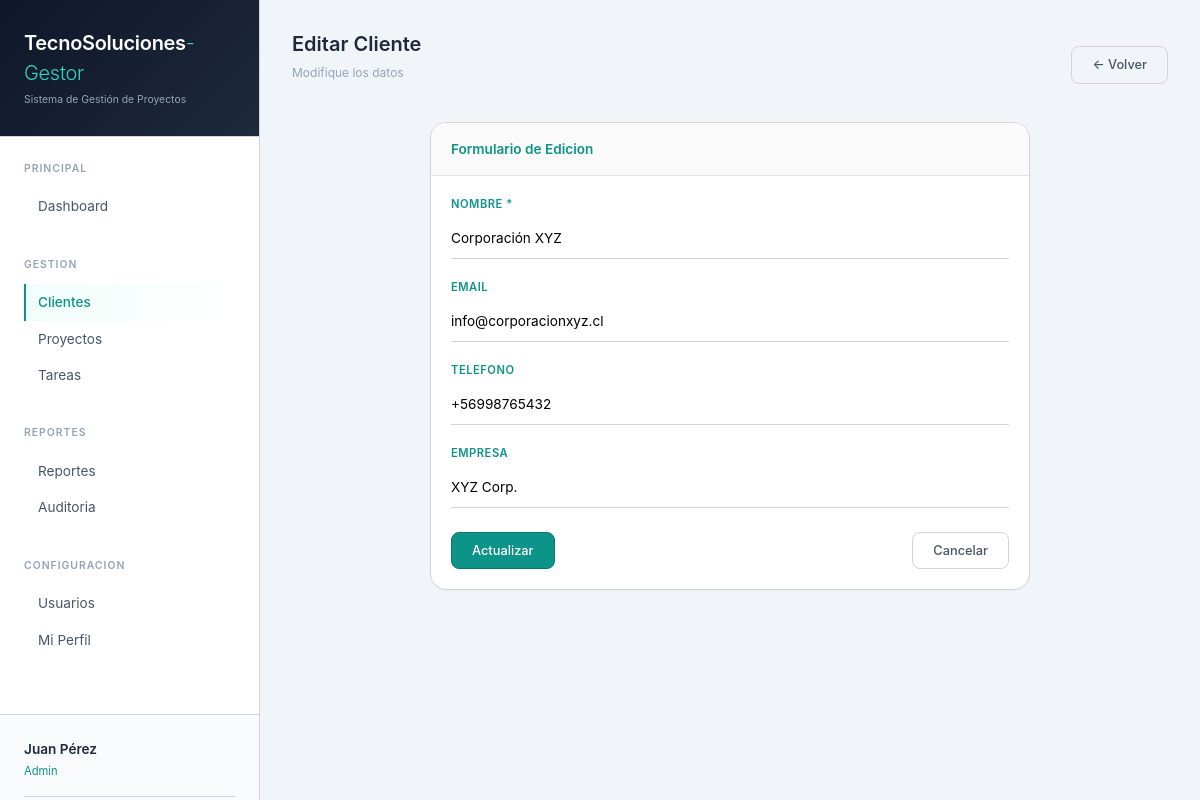
/public/index.php?action=clientes&sub=editar&id=2 (signed in), run on the app's committed database.
### tables this page shows
CREATE TABLE IF NOT EXISTS clientes (
    id INT AUTO_INCREMENT PRIMARY KEY,
    nombre VARCHAR(100) NOT NULL,
    email VARCHAR(100) NULL,
    telefono VARCHAR(20) NULL,
    empresa VARCHAR(100) NULL,
    created_at TIMESTAMP DEFAULT CURRENT_TIMESTAMP,
    INDEX idx_nombre (nombre)
);

### controllers/ClienteController.php (called while the page is built, shortened)
<?php
class ClienteController {
    private $conn;
    public function __construct($db) {
        $this->conn = $db;
    }
    public function editar() {
        $id = isset($_GET['id']) ? (int)$_GET['id'] : 0;
        $clienteModel = new Cliente($this->conn);
        $cliente = $clienteModel->obtenerPorId($id);
        include_once __DIR__ . '/../views/clientes/editar.php';
    }
}
?>

### models/Cliente.php (called while the page is built, shortened)
<?php
class Cliente {
    private $conn;
    private $table = 'clientes';
    public function __construct($db) {
        $this->conn = $db;
    }
    public function obtenerPorId($id) {
        $query = "SELECT * FROM " . $this->table . " WHERE id = :id";
        $stmt = $this->conn->prepare($query);
        $stmt->bindParam(':id', $id);
        $stmt->execute();
        return $stmt->fetch();
    }
}
?>

### views/clientes/editar.php (the view, shortened to what this page needs)
<?php
include_once __DIR__ . '/../layouts/header.php';
?>
<div class="flex-between mb-4">
    <div>
        <h2 style="font-size: 1.25rem; font-weight: 600;">Editar Cliente</h2>
        <p style="font-size: 0.75rem; color: #94a3b8;">Modifique los datos</p>
    </div>
    <a href="index.php?action=clientes" class="btn btn-outline">← Volver</a>
</div>
<div class="card" style="max-width: 600px; margin: 0 auto;">
    <div class="card-header">Formulario de Edicion</div>
    <div class="card-body">
        <form method="POST">
            <div class="form-group">
                <label>Nombre *</label>
                <input type="text" name="nombre" value="<?php echo isset($cliente['nombre']) ? htmlspecialchars($cliente['nombre']) : ''; ?>" required>
            </div>
            <div class="form-group">
                <label>Email</label>
                <input type="email" name="email" value="<?php echo isset($cliente['email']) ? htmlspecialchars($cliente['email']) : ''; ?>">
            </div>
            <div class="form-group">
                <label>Telefono</label>
                <input type="tel" name="telefono" value="<?php echo isset($cliente['telefono']) ? htmlspecialchars($cliente['telefono']) : ''; ?>" placeholder="Ej: 912345678">
            </div>
            <div class="form-group">
                <label>Empresa</label>
                <input type="text" name="empresa" value="<?php echo isset($cliente['empresa']) ? htmlspecialchars($cliente['empresa']) : ''; ?>">
            </div>
            <div class="flex-between" style="margin-top: 1.5rem;">
                <button type="submit" class="btn btn-primary">Actualizar</button>
                <a href="index.php?action=clientes" class="btn btn-outline">Cancelar</a>
            </div>
        </form>
    </div>
</div>
<?php include_once __DIR__ . '/../layouts/footer.php'; ?>

### views/layouts/header.php (style rules this page uses)
* { margin: 0; padding: 0; box-sizing: border-box; }
body { font-family: 'Inter', -apple-system, BlinkMacSystemFont, 'Segoe UI', Roboto, sans-serif; background: #f1f5f9; color: #1e293b; line-height: 1.5; }
.btn { padding: 0.5rem 1.25rem; font-size: 0.8rem; font-family: inherit; border-radius: 8px; cursor: pointer; transition: all 0.2s; text-decoration: none; display: inline-block; font-weight: 500; border: 1px solid; }
.btn-primary { background: #0d9488; color: white; border-color: #0f766e; }
.btn-outline { background: transparent; border: 1px solid #d4d4d8; color: #475569; }
.card { background: white; border: 1px solid #d4d4d8; border-radius: 16px; overflow: hidden; box-shadow: 0 1px 2px rgba(0,0,0,0.03); }
.card-header { padding: 1rem 1.25rem; background: #fafafa; border-bottom: 1px solid #e4e4e7; font-size: 0.85rem; font-weight: 600; color: #0d9488; }
.card-body { padding: 1.25rem; }
.form-group { margin-bottom: 1.25rem; }
label { display: block; font-size: 0.7rem; text-transform: uppercase; letter-spacing: 0.5px; color: #0d9488; margin-bottom: 0.35rem; font-weight: 600; }
input, select, textarea { width: 100%; padding: 0.6rem 0; font-size: 0.85rem; font-family: inherit; border: none; border-bottom: 1px solid #d4d4d8; background: transparent; outline: none; transition: border-color 0.2s; }
.flex-between { display: flex; justify-content: space-between; align-items: center; }
.mb-4 { margin-bottom: 1.5rem; }

### data on the page
clientes: nombre "Corporación XYZ", email "info@corporacionxyz.cl", telefono "+56998765432", empresa "XYZ Corp."

### other printed values
$_SESSION['user_nombre'] "Juan Pérez"
$_SESSION['user_rol'] "Admin"
